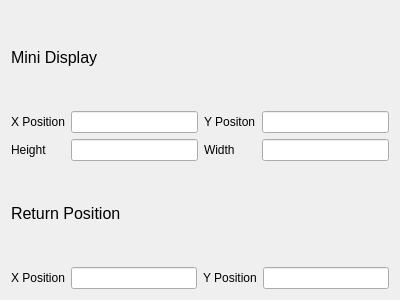
<?xml version="1.0" encoding="UTF-8"?>
<ui version="4.0">
 <class>KWin::MiniDisplayManagerForm</class>
 <widget class="QWidget" name="KWin::MiniDisplayManagerForm">
  <property name="geometry">
   <rect>
    <x>0</x>
    <y>0</y>
    <width>400</width>
    <height>300</height>
   </rect>
  </property>
  <property name="sizePolicy">
   <sizepolicy hsizetype="Expanding" vsizetype="Fixed">
    <horstretch>0</horstretch>
    <verstretch>0</verstretch>
   </sizepolicy>
  </property>
  <property name="minimumSize">
   <size>
    <width>100</width>
    <height>0</height>
   </size>
  </property>
  <property name="windowTitle">
   <string>Form</string>
  </property>
  <layout class="QVBoxLayout" name="verticalLayout_2">
   <item>
    <layout class="QVBoxLayout" name="verticalLayout">
     <item>
      <widget class="QLabel" name="label_5">
       <property name="text">
        <string>&lt;html&gt;&lt;head/&gt;&lt;body&gt;&lt;p&gt;&lt;span style=&quot; font-size:12pt;&quot;&gt;Mini Display&lt;/span&gt;&lt;/p&gt;&lt;/body&gt;&lt;/html&gt;</string>
       </property>
      </widget>
     </item>
     <item>
      <layout class="QGridLayout" name="gridLayout">
       <item row="1" column="3">
        <widget class="QLabel" name="label_2">
         <property name="text">
          <string>Y Positon</string>
         </property>
        </widget>
       </item>
       <item row="1" column="1">
        <widget class="QLabel" name="label">
         <property name="text">
          <string>X Position</string>
         </property>
        </widget>
       </item>
       <item row="2" column="1">
        <widget class="QLabel" name="label_3">
         <property name="text">
          <string>Height</string>
         </property>
        </widget>
       </item>
       <item row="2" column="3">
        <widget class="QLabel" name="label_4">
         <property name="text">
          <string>Width</string>
         </property>
        </widget>
       </item>
       <item row="1" column="2">
        <widget class="QLineEdit" name="kcfg_miniXPos">
         <property name="toolTip">
          <string>The x position of the mini display.</string>
         </property>
         <property name="statusTip">
          <string>Mini display x position</string>
         </property>
         <property name="whatsThis">
          <string>Mini display x position</string>
         </property>
        </widget>
       </item>
       <item row="1" column="4">
        <widget class="QLineEdit" name="kcfg_miniYPos">
         <property name="toolTip">
          <string>The y position of the mini display.</string>
         </property>
         <property name="statusTip">
          <string>Mini display y position</string>
         </property>
         <property name="whatsThis">
          <string>Mini display y position</string>
         </property>
        </widget>
       </item>
       <item row="2" column="2">
        <widget class="QLineEdit" name="kcfg_miniHeight">
         <property name="toolTip">
          <string>The height of the mini display</string>
         </property>
         <property name="statusTip">
          <string>Mini display height</string>
         </property>
         <property name="whatsThis">
          <string>Mini display height</string>
         </property>
        </widget>
       </item>
       <item row="2" column="4">
        <widget class="QLineEdit" name="kcfg_miniWidth"/>
       </item>
      </layout>
     </item>
     <item>
      <widget class="QLabel" name="label_6">
       <property name="text">
        <string>&lt;html&gt;&lt;head/&gt;&lt;body&gt;&lt;p&gt;&lt;span style=&quot; font-size:12pt;&quot;&gt;Return Position&lt;/span&gt;&lt;/p&gt;&lt;/body&gt;&lt;/html&gt;</string>
       </property>
      </widget>
     </item>
     <item>
      <layout class="QHBoxLayout" name="horizontalLayout">
       <item>
        <widget class="QLabel" name="label_7">
         <property name="text">
          <string>X Position</string>
         </property>
        </widget>
       </item>
       <item>
        <widget class="QLineEdit" name="kcfg_returnPosX">
         <property name="toolTip">
          <string>The x coordinate of the return position.</string>
         </property>
         <property name="statusTip">
          <string>Return position x coordinate</string>
         </property>
         <property name="whatsThis">
          <string>Return position x coordinate</string>
         </property>
        </widget>
       </item>
       <item>
        <widget class="QLabel" name="label_8">
         <property name="text">
          <string>Y Position</string>
         </property>
        </widget>
       </item>
       <item>
        <widget class="QLineEdit" name="kcfg_returnPosY">
         <property name="toolTip">
          <string>The y coordinate of the return position.</string>
         </property>
         <property name="statusTip">
          <string>Return position y coordinate</string>
         </property>
         <property name="whatsThis">
          <string>Return position y coordinate</string>
         </property>
        </widget>
       </item>
      </layout>
     </item>
    </layout>
   </item>
  </layout>
 </widget>
 <resources/>
 <connections/>
</ui>
